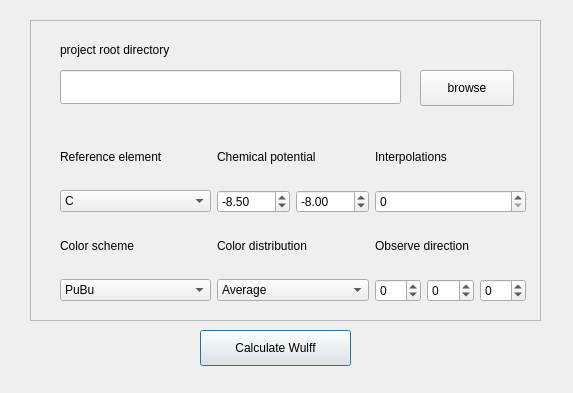
<?xml version="1.0" encoding="UTF-8"?>
<ui version="4.0">
 <class>Dialog</class>
 <widget class="QDialog" name="Dialog">
  <property name="geometry">
   <rect>
    <x>0</x>
    <y>0</y>
    <width>573</width>
    <height>393</height>
   </rect>
  </property>
  <property name="windowTitle">
   <string>Dialog</string>
  </property>
  <widget class="QPushButton" name="pushButton">
   <property name="geometry">
    <rect>
     <x>200</x>
     <y>330</y>
     <width>151</width>
     <height>36</height>
    </rect>
   </property>
   <property name="text">
    <string>Calculate Wulff</string>
   </property>
  </widget>
  <widget class="QFrame" name="frame">
   <property name="geometry">
    <rect>
     <x>30</x>
     <y>20</y>
     <width>511</width>
     <height>301</height>
    </rect>
   </property>
   <property name="frameShape">
    <enum>QFrame::StyledPanel</enum>
   </property>
   <property name="frameShadow">
    <enum>QFrame::Raised</enum>
   </property>
   <widget class="QWidget" name="gridLayoutWidget">
    <property name="geometry">
     <rect>
      <x>30</x>
      <y>110</y>
      <width>466</width>
      <height>172</height>
     </rect>
    </property>
    <layout class="QGridLayout" name="gridLayout">
     <item row="2" column="0">
      <widget class="QLabel" name="label_6">
       <property name="text">
        <string>Color scheme</string>
       </property>
      </widget>
     </item>
     <item row="2" column="1">
      <widget class="QLabel" name="label_5">
       <property name="text">
        <string>Color distribution</string>
       </property>
      </widget>
     </item>
     <item row="3" column="2">
      <layout class="QHBoxLayout" name="horizontalLayout">
       <item>
        <widget class="QSpinBox" name="spinBox_2">
         <property name="minimum">
          <number>-9</number>
         </property>
         <property name="maximum">
          <number>9</number>
         </property>
        </widget>
       </item>
       <item>
        <widget class="QSpinBox" name="spinBox_3">
         <property name="minimum">
          <number>-9</number>
         </property>
         <property name="maximum">
          <number>9</number>
         </property>
        </widget>
       </item>
       <item>
        <widget class="QSpinBox" name="spinBox_4">
         <property name="minimum">
          <number>-9</number>
         </property>
         <property name="maximum">
          <number>9</number>
         </property>
        </widget>
       </item>
      </layout>
     </item>
     <item row="1" column="1">
      <layout class="QHBoxLayout" name="horizontalLayout_2">
       <item>
        <widget class="QDoubleSpinBox" name="doubleSpinBox">
         <property name="minimum">
          <double>-99.000000000000000</double>
         </property>
         <property name="value">
          <double>-8.500000000000000</double>
         </property>
        </widget>
       </item>
       <item>
        <widget class="QDoubleSpinBox" name="doubleSpinBox_2">
         <property name="minimum">
          <double>-99.000000000000000</double>
         </property>
         <property name="value">
          <double>-8.000000000000000</double>
         </property>
        </widget>
       </item>
      </layout>
     </item>
     <item row="3" column="0">
      <widget class="QComboBox" name="comboBox_2">
       <item>
        <property name="text">
         <string>PuBu</string>
        </property>
       </item>
      </widget>
     </item>
     <item row="0" column="1">
      <widget class="QLabel" name="label_2">
       <property name="text">
        <string>Chemical potential</string>
       </property>
      </widget>
     </item>
     <item row="1" column="0">
      <widget class="QComboBox" name="comboBox">
       <item>
        <property name="text">
         <string>C</string>
        </property>
       </item>
       <item>
        <property name="text">
         <string>Fe</string>
        </property>
       </item>
      </widget>
     </item>
     <item row="2" column="2">
      <widget class="QLabel" name="label_4">
       <property name="text">
        <string>Observe direction</string>
       </property>
      </widget>
     </item>
     <item row="1" column="2">
      <widget class="QSpinBox" name="spinBox"/>
     </item>
     <item row="3" column="1">
      <widget class="QComboBox" name="comboBox_3">
       <item>
        <property name="text">
         <string>Average</string>
        </property>
       </item>
      </widget>
     </item>
     <item row="0" column="2">
      <widget class="QLabel" name="label_3">
       <property name="text">
        <string>Interpolations</string>
       </property>
      </widget>
     </item>
     <item row="0" column="0">
      <widget class="QLabel" name="label">
       <property name="text">
        <string>Reference element</string>
       </property>
      </widget>
     </item>
    </layout>
   </widget>
   <widget class="QPushButton" name="pushButton_2">
    <property name="geometry">
     <rect>
      <x>390</x>
      <y>50</y>
      <width>94</width>
      <height>36</height>
     </rect>
    </property>
    <property name="text">
     <string>browse</string>
    </property>
   </widget>
   <widget class="QLineEdit" name="lineEdit">
    <property name="geometry">
     <rect>
      <x>30</x>
      <y>50</y>
      <width>341</width>
      <height>34</height>
     </rect>
    </property>
   </widget>
   <widget class="QLabel" name="label_7">
    <property name="geometry">
     <rect>
      <x>30</x>
      <y>20</y>
      <width>151</width>
      <height>20</height>
     </rect>
    </property>
    <property name="text">
     <string>project root directory</string>
    </property>
   </widget>
  </widget>
 </widget>
 <resources/>
 <connections/>
</ui>
